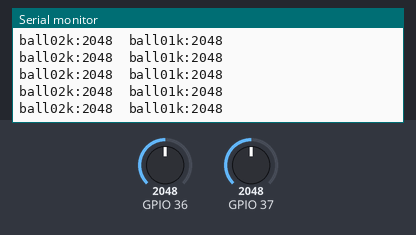
The sketch below on a simulated ESP32. Parts: the last lines printed to the serial monitor. Inputs (shaded band) come from the test bench; at power-on: GPIO 36 = 2048, GPIO 37 = 2048.

Above: at 1.2 s.
1.3 s: GPIO 36 set to 2866
At 1.33 s:
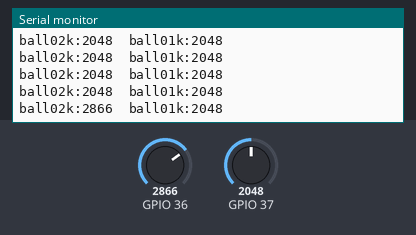
2.8 s: GPIO 37 set to 2866
At 2.84 s:
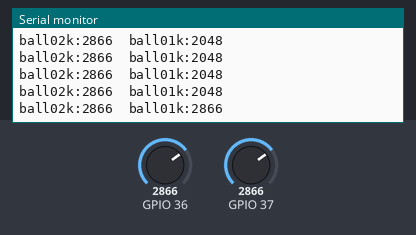
4.3 s: GPIO 36 set to 3603
At 4.3 s:
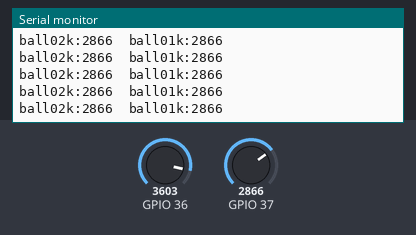
5.8 s: GPIO 37 set to 3603
At 5.81 s:
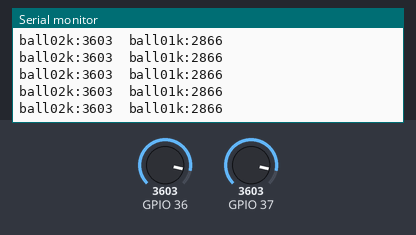
Timing chart, 0 to 8.3 s (numbered marks = the images above; inputs shaded):
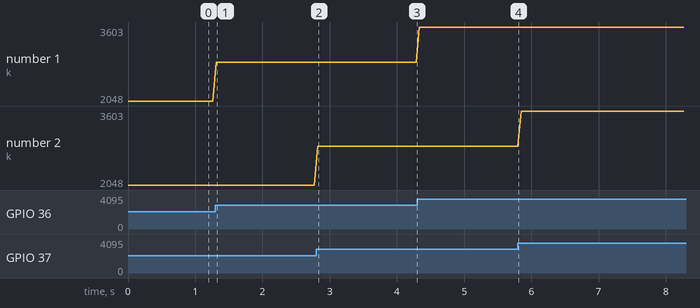

Measured:
- after the input at 1.3 s, the serial monitor: prints a new line at once (image 1)
- after the input at 2.8 s, the serial monitor: prints a new line at once (image 2)
- plotted number 1: 2048 → 2866 after the input at 1.3 s, 2866 → 3603 after the input at 4.3 s

The sketch:

BallK.ino
```cpp
void setup() {
  pinMode(A0,INPUT);
  pinMode(A1,INPUT);
  Serial.begin(9600);
}

void loop() {
  Serial.printf("ball02k:%04d\tball01k:%04d\n", analogRead(A0), analogRead(A1));
  delay(50);
}
```
